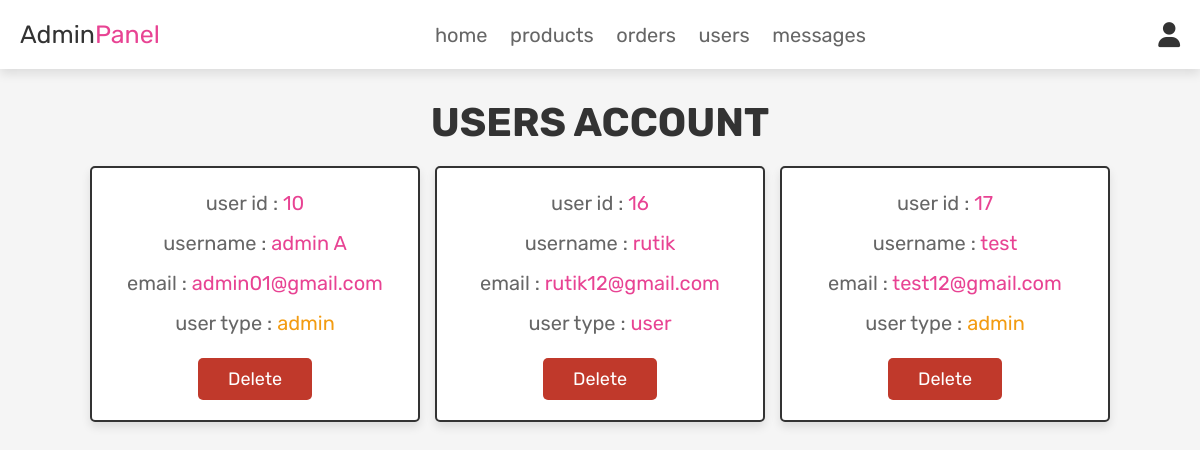
The app's page /admin_users.php (signed in) with its own data.
### tables this page shows
CREATE TABLE `users` (
  `id` int(100) NOT NULL,
  `name` varchar(100) NOT NULL,
  `email` varchar(100) NOT NULL,
  `password` varchar(100) NOT NULL,
  `user_type` varchar(20) NOT NULL DEFAULT 'user'
);

### admin_users.php (the view, shortened to what this page needs)
<?php
@include 'config.php';
?>
<!DOCTYPE html>
<html lang="en">
<head>
   <link rel="stylesheet" href="https://cdnjs.cloudflare.com/ajax/libs/font-awesome/6.0.0/css/all.min.css">
   <link rel="stylesheet" href="css/admin_style.css">
</head>
<body>
<?php @include 'admin_header.php'; ?>
<section class="users">
   <h1 class="title">users account</h1>
   <div class="box-container">
      <?php
         $select_users = mysqli_query($conn, "SELECT * FROM `users`") or die('query failed');
         if(mysqli_num_rows($select_users) > 0){
            while($fetch_users = mysqli_fetch_assoc($select_users)){
      ?>
      <div class="box">
         <p>user id : <span><?php echo $fetch_users['id']; ?></span></p>
         <p>username : <span><?php echo $fetch_users['name']; ?></span></p>
         <p>email : <span><?php echo $fetch_users['email']; ?></span></p>
         <p>user type : <span style="color:<?php if($fetch_users['user_type'] == 'admin'){ echo 'var(--orange)'; }; ?>"><?php echo $fetch_users['user_type']; ?></span></p>
         <a href="admin_users.php?delete=<?php echo $fetch_users['id']; ?>" onclick="return confirm('delete this user?');" class="delete-btn">delete</a>
      </div>
      <?php
         }
      }
      ?>
   </div>
</section>
</body>
</html>

### css/admin_style.css (style rules this page uses)
:root { --pink:#e84393; --red:#c0392b; --orange:#f39c12; --black:#333; --white:#fff; --light-color:#666; --light-white:#ccc; --light-bg:#f5f5f5; --border:.2rem solid var(--black); --box-shadow:0 .5rem 1rem rgba(0,0,0,.1); }
* { font-family: 'Rubik', sans-serif; margin:0; padding:0; box-sizing: border-box; outline: none; border:none; text-decoration: none; transition:all .2s linear; }
html { font-size: 62.5%; overflow-x: hidden; scroll-behavior: smooth; scroll-padding-top: 6.5rem; }
body { background: var(--light-bg); }
section { padding:3rem 2rem; }
.title { text-align: center; margin-bottom: 2rem; color:var(--black); text-transform: uppercase; font-size: 4rem; }
.btn, .delete-btn, .option-btn { display: inline-block; border-radius: .5rem; margin-top: 1rem; font-size: 1.8rem; color:var(--white); cursor: pointer; padding:1rem 3rem; text-transform: capitalize; }
.delete-btn { background-color: var(--red); }
.users .box-container { display: grid; grid-template-columns: repeat(auto-fit, 33rem); gap:1.5rem; align-items: flex-start; max-width: 1200px; margin: 0 auto; justify-content: center; }
.users .box-container .box { padding:2rem; border:var(--border); background-color: var(--white); box-shadow: var(--box-shadow); border-radius: .5rem; text-align: center; }
.users .box-container .box p { font-size: 2rem; color:var(--light-color); margin-bottom: 1rem; line-height: 1.5; }
.users .box-container .box p span { color:var(--pink); }
.users .box-container .box .delete-btn { margin-top: .5; }

### records on screen
users: id "10", name "admin A", email "admin01@gmail.com", user_type "admin"
users: id "16", name "rutik", email "rutik12@gmail.com", user_type "user"
users: id "17", name "test", email "test12@gmail.com", user_type "admin"
